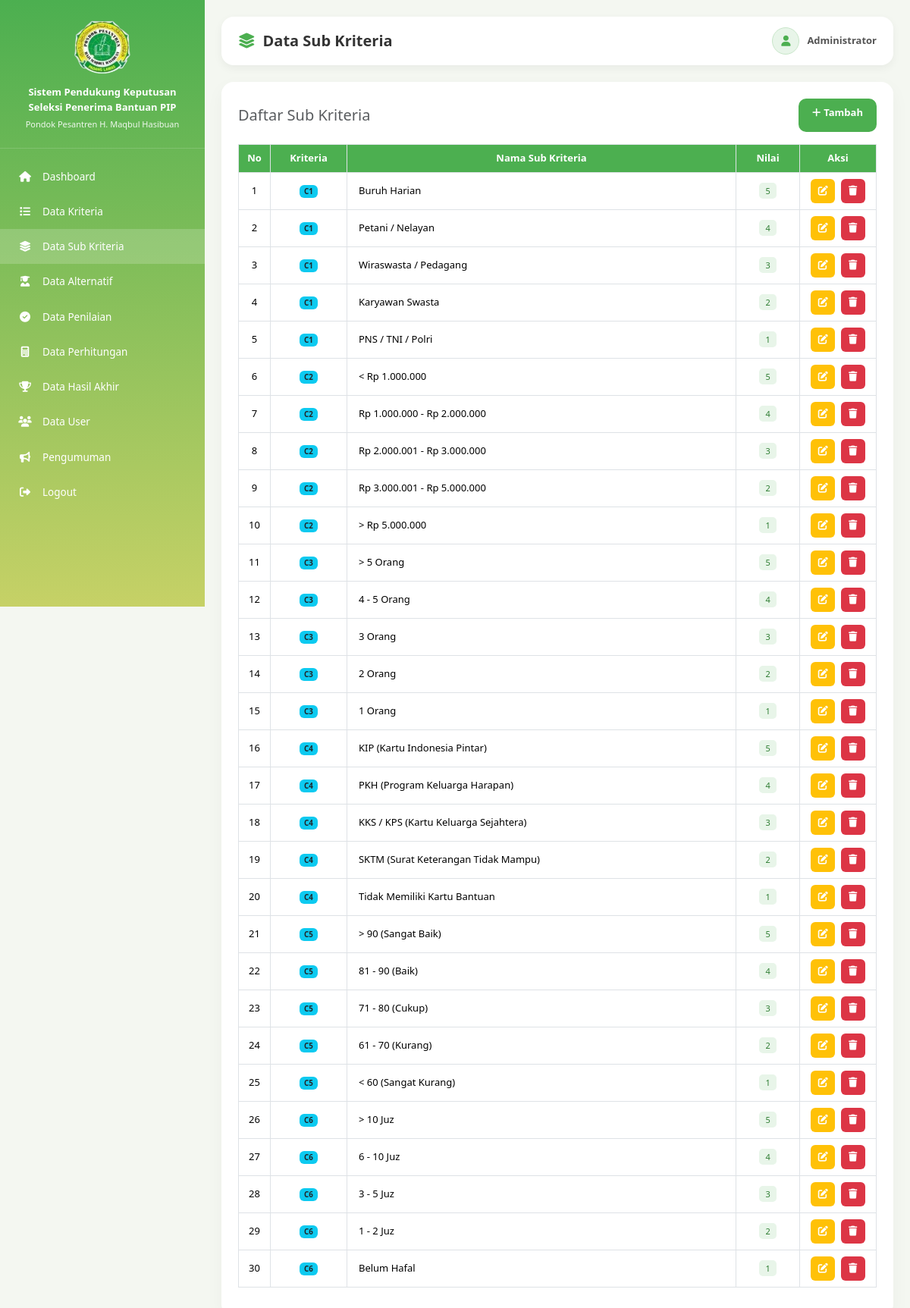
/views/admin/sub_kriteria/index_subkriteria.php (signed in), run on the app's committed database.
### tables this page shows
CREATE TABLE IF NOT EXISTS sub_kriteria (
    id INT AUTO_INCREMENT PRIMARY KEY,
    id_kriteria INT,
    nama_sub VARCHAR(100),
    nilai INT,
    FOREIGN KEY (id_kriteria) REFERENCES kriteria(id) ON DELETE CASCADE
);

CREATE TABLE IF NOT EXISTS kriteria (
    id INT AUTO_INCREMENT PRIMARY KEY,
    kode_kriteria VARCHAR(10) UNIQUE,
    nama_kriteria VARCHAR(100),
    bobot INT,
    jenis ENUM('benefit','cost')
);

### views/admin/sub_kriteria/index_subkriteria.php (the view, shortened to what this page needs)
<?php
require_once '../../../config/koneksi.php';
$sub_list = mysqli_query($koneksi, "SELECT sk.*, k.kode_kriteria, k.nama_kriteria FROM sub_kriteria sk JOIN kriteria k ON sk.id_kriteria=k.id ORDER BY k.kode_kriteria ASC, sk.nilai DESC");
?>
<!DOCTYPE html>
<html lang="en"><head><?php include '../../layouts/head.php'; ?></head>
<body><?php include '../../layouts/sidebar_admin.php'; ?>
<div class="content">
    <div class="navbar-custom">
        <div class="page-title"><i class="fa fa-layer-group"></i><h4>Data Sub Kriteria</h4></div>
        <div class="user-box"><div class="user-icon"><i class="fa fa-user"></i></div><div class="user-name"><?php echo htmlspecialchars($_SESSION['nama'] ?? 'Admin'); ?></div></div>
    </div>
    <div class="card-custom">
        <div class="d-flex justify-content-between align-items-center flex-wrap gap-2 mb-3">
            <h5 class="m-0 text-muted">Daftar Sub Kriteria</h5>
            <a href="tambah_subkriteria.php" class="btn btn-add"><i class="fa fa-plus me-1"></i>Tambah</a>
        </div>
        <div class="table-responsive">
            <table class="table table-bordered">
                <thead><tr><th width="5%">No</th><th width="12%">Kriteria</th><th>Nama Sub Kriteria</th><th width="10%">Nilai</th><th width="12%">Aksi</th></tr></thead>
                <tbody>
                <?php $no=1; while($row = mysqli_fetch_assoc($sub_list)): ?>
                    <tr>
                        <td><?php echo $no++; ?></td>
                        <td><span class="badge bg-info text-dark"><?php echo htmlspecialchars($row['kode_kriteria']); ?></span></td>
                        <td style="text-align:left;padding-left:15px;"><?php echo htmlspecialchars($row['nama_sub']); ?></td>
                        <td><span class="badge-benefit"><?php echo $row['nilai']; ?></span></td>
                        <td>
                            <a href="edit_subkriteria.php?id=<?php echo $row['id']; ?>" class="btn-icon edit me-1"><i class="fa fa-edit"></i></a>
                            <a href="hapus_subkriteria.php?id=<?php echo $row['id']; ?>" class="btn-icon delete" onclick="return confirm('Hapus?')"><i class="fa fa-trash"></i></a>
                        </td>
                    </tr>
                <?php endwhile; ?>
                </tbody>
            </table>
        </div>
    </div>
</div>
<?php include '../../layouts/footer.php'; ?></body></html>

### public/assets/css/style.css (style rules this page uses)
:root { --primary: #4caf50; --primary-dark: #388e3c; --primary-light: #c6d166; --bg: #f4f7f1; --card-bg: #ffffff; --text: #333333; --text-muted: #777777; --border: #d6e4d3; --sidebar-w: 270px; --radius: 16px; --radius-sm: 10px; --shadow: 0 4px 12px rgba(0,0,0,0.05); --shadow-lg: 0 8px 24px rgba(0,0,0,0.04); --transition: 0.3s ease; }
* { margin: 0; padding: 0; box-sizing: border-box; }
body { font-family: 'Segoe UI', Arial, Helvetica, sans-serif; background: var(--bg); overflow-x: hidden; color: var(--text); }
a { text-decoration: none; color: inherit; }
.content { margin-left: var(--sidebar-w); padding: 22px; min-height: 100vh; transition: margin-left var(--transition); }
.navbar-custom { background: var(--card-bg); padding: 14px 22px; border-radius: var(--radius); display: flex; justify-content: space-between; align-items: center; box-shadow: var(--shadow); margin-bottom: 22px; flex-wrap: wrap; gap: 10px; }
.page-title { display: flex; align-items: center; gap: 10px; }
.page-title i { font-size: 20px; color: var(--primary); }
.page-title h4 { margin: 0; font-size: 20px; font-weight: bold; color: var(--text); }
.user-box { display: flex; align-items: center; gap: 10px; }
.user-icon { width: 36px; height: 36px; border-radius: 50%; background: #e8f5e9; color: var(--primary); display: flex; justify-content: center; align-items: center; font-size: 14px; border: 1px solid #c8e6c9; }
.user-name { font-size: 13px; font-weight: bold; color: #555; }
.card-custom { background: var(--card-bg); border-radius: var(--radius); border: none; box-shadow: var(--shadow-lg); padding: 22px; margin-bottom: 22px; }
.table thead th { background: var(--primary); color: white; text-align: center; vertical-align: middle; font-size: 13px; white-space: nowrap; }
.table tbody td { text-align: center; vertical-align: middle; background: white; font-size: 13px; }
.btn-add { background: var(--primary); color: white; border-radius: var(--radius-sm); font-weight: bold; padding: 9px 18px; font-size: 13px; border: none; transition: var(--transition); min-height: 44px; }
.btn-icon { border: none; width: 32px; height: 32px; border-radius: 6px; display: inline-flex; align-items: center; justify-content: center; font-size: 13px; transition: var(--transition); color: white; }
.btn-icon.edit { background: #ffc107; }
.btn-icon.delete { background: #dc3545; }
.badge-benefit { background: #e8f5e9; color: #2e7d32; padding: 3px 8px; border-radius: 5px; font-size: 11px; }

### data on the page
sub_kriteria: id_kriteria.kode_kriteria "C1", nama_sub "Buruh Harian", nilai "5"
sub_kriteria: id_kriteria.kode_kriteria "C1", nama_sub "Petani / Nelayan", nilai "4"
sub_kriteria: id_kriteria.kode_kriteria "C1", nama_sub "Wiraswasta / Pedagang", nilai "3"
sub_kriteria: id_kriteria.kode_kriteria "C1", nama_sub "Karyawan Swasta", nilai "2"
sub_kriteria: id_kriteria.kode_kriteria "C1", nama_sub "PNS / TNI / Polri", nilai "1"
sub_kriteria: id_kriteria.kode_kriteria "C2", nama_sub "< Rp 1.000.000", nilai "5"
sub_kriteria: id_kriteria.kode_kriteria "C2", nama_sub "Rp 1.000.000 - Rp 2.000.000", nilai "4"
sub_kriteria: id_kriteria.kode_kriteria "C2", nama_sub "Rp 2.000.001 - Rp 3.000.000", nilai "3"
sub_kriteria: id_kriteria.kode_kriteria "C2", nama_sub "Rp 3.000.001 - Rp 5.000.000", nilai "2"
sub_kriteria: id_kriteria.kode_kriteria "C2", nama_sub "> Rp 5.000.000", nilai "1"
sub_kriteria: id_kriteria.kode_kriteria "C3", nama_sub "> 5 Orang", nilai "5"
sub_kriteria: id_kriteria.kode_kriteria "C3", nama_sub "4 - 5 Orang", nilai "4"
sub_kriteria: id_kriteria.kode_kriteria "C3", nama_sub "3 Orang", nilai "3"
sub_kriteria: id_kriteria.kode_kriteria "C3", nama_sub "2 Orang", nilai "2"
sub_kriteria: id_kriteria.kode_kriteria "C3", nama_sub "1 Orang", nilai "1"
sub_kriteria: id_kriteria.kode_kriteria "C4", nama_sub "KIP (Kartu Indonesia Pintar)", nilai "5"
sub_kriteria: id_kriteria.kode_kriteria "C4", nama_sub "PKH (Program Keluarga Harapan)", nilai "4"
sub_kriteria: id_kriteria.kode_kriteria "C4", nama_sub "KKS / KPS (Kartu Keluarga Sejahtera)", nilai "3"
sub_kriteria: id_kriteria.kode_kriteria "C4", nama_sub "SKTM (Surat Keterangan Tidak Mampu)", nilai "2"
sub_kriteria: id_kriteria.kode_kriteria "C4", nama_sub "Tidak Memiliki Kartu Bantuan", nilai "1"
sub_kriteria: id_kriteria.kode_kriteria "C5", nama_sub "> 90 (Sangat Baik)", nilai "5"
sub_kriteria: id_kriteria.kode_kriteria "C5", nama_sub "81 - 90 (Baik)", nilai "4"
sub_kriteria: id_kriteria.kode_kriteria "C5", nama_sub "71 - 80 (Cukup)", nilai "3"
sub_kriteria: id_kriteria.kode_kriteria "C5", nama_sub "61 - 70 (Kurang)", nilai "2"
sub_kriteria: id_kriteria.kode_kriteria "C5", nama_sub "< 60 (Sangat Kurang)", nilai "1"
sub_kriteria: id_kriteria.kode_kriteria "C6", nama_sub "> 10 Juz", nilai "5"
sub_kriteria: id_kriteria.kode_kriteria "C6", nama_sub "6 - 10 Juz", nilai "4"
sub_kriteria: id_kriteria.kode_kriteria "C6", nama_sub "3 - 5 Juz", nilai "3"
sub_kriteria: id_kriteria.kode_kriteria "C6", nama_sub "1 - 2 Juz", nilai "2"
sub_kriteria: id_kriteria.kode_kriteria "C6", nama_sub "Belum Hafal", nilai "1"

### other printed values
$_SESSION['nama'] "Administrator"
